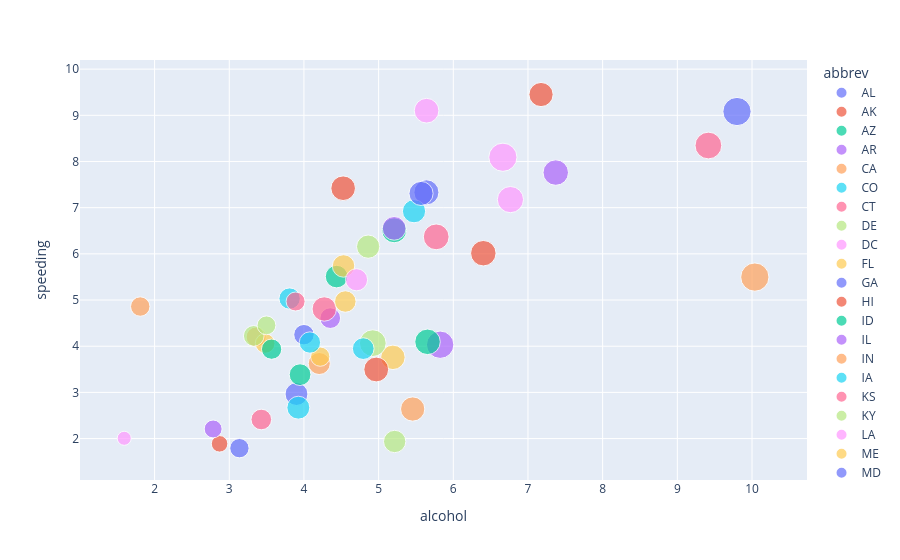

Source (notebook cell):
### Code cell
fig = px.scatter(df, x='alcohol', y='speeding', color='abbrev', size='total')
fig.show()

### Figure 1 — Plotly figure (JSON) as saved in the notebook; plotly's stock layout.template omitted (floating-point values rounded to 4 significant figures)
{"data": [{"hovertemplate": "abbrev=AL<br>alcohol=%{x}<br>speeding=%{y}<br>total=%{marker.size}<extra></extra>", "legendgroup": "AL", "marker": {"color": "#636efa", "size": [18.8], "sizemode": "area", "sizeref": 0.05975, "symbol": "circle"}, "mode": "markers", "name": "AL", "orientation": "v", "showlegend": true, "type": "scatter", "x": [5.64], "xaxis": "x", "y": [7.332], "yaxis": "y"}, {"hovertemplate": "abbrev=AK<br>alcohol=%{x}<br>speeding=%{y}<br>total=%{marker.size}<extra></extra>", "legendgroup": "AK", "marker": {"color": "#EF553B", "size": [18.1], "sizemode": "area", "sizeref": 0.05975, "symbol": "circle"}, "mode": "markers", "name": "AK", "orientation": "v", "showlegend": true, "type": "scatter", "x": [4.525], "xaxis": "x", "y": [7.421], "yaxis": "y"}, {"hovertemplate": "abbrev=AZ<br>alcohol=%{x}<br>speeding=%{y}<br>total=%{marker.size}<extra></extra>", "legendgroup": "AZ", "marker": {"color": "#00cc96", "size": [18.6], "sizemode": "area", "sizeref": 0.05975, "symbol": "circle"}, "mode": "markers", "name": "AZ", "orientation": "v", "showlegend": true, "type": "scatter", "x": [5.208], "xaxis": "x", "y": [6.51], "yaxis": "y"}, {"hovertemplate": "abbrev=AR<br>alcohol=%{x}<br>speeding=%{y}<br>total=%{marker.size}<extra></extra>", "legendgroup": "AR", "marker": {"color": "#ab63fa", "size": [22.4], "sizemode": "area", "sizeref": 0.05975, "symbol": "circle"}, "mode": "markers", "name": "AR", "orientation": "v", "showlegend": true, "type": "scatter", "x": [5.824], "xaxis": "x", "y": [4.032], "yaxis": "y"}, {"hovertemplate": "abbrev=CA<br>alcohol=%{x}<br>speeding=%{y}<br>total=%{marker.size}<extra></extra>", "legendgroup": "CA", "marker": {"color": "#FFA15A", "size": [12.0], "sizemode": "area", "sizeref": 0.05975, "symbol": "circle"}, "mode": "markers", "name": "CA", "orientation": "v", "showlegend": true, "type": "scatter", "x": [3.36], "xaxis": "x", "y": [4.2], "yaxis": "y"}, {"hovertemplate": "abbrev=CO<br>alcohol=%{x}<br>speeding=%{y}<br>total=%{marker.size}<extra></extra>", "legendgroup": "CO", "marker": {"color": "#19d3f3", "size": [13.6], "sizemode": "area", "sizeref": 0.05975, "symbol": "circle"}, "mode": "markers", "name": "CO", "orientation": "v", "showlegend": true, "type": "scatter", "x": [3.808], "xaxis": "x", "y": [5.032], "yaxis": "y"}, {"hovertemplate": "abbrev=CT<br>alcohol=%{x}<br>speeding=%{y}<br>total=%{marker.size}<extra></extra>", "legendgroup": "CT", "marker": {"color": "#FF6692", "size": [10.8], "sizemode": "area", "sizeref": 0.05975, "symbol": "circle"}, "mode": "markers", "name": "CT", "orientation": "v", "showlegend": true, "type": "scatter", "x": [3.888], "xaxis": "x", "y": [4.968], "yaxis": "y"}, {"hovertemplate": "abbrev=DE<br>alcohol=%{x}<br>speeding=%{y}<br>total=%{marker.size}<extra></extra>", "legendgroup": "DE", "marker": {"color": "#B6E880", "size": [16.2], "sizemode": "area", "sizeref": 0.05975, "symbol": "circle"}, "mode": "markers", "name": "DE", "orientation": "v", "showlegend": true, "type": "scatter", "x": [4.86], "xaxis": "x", "y": [6.156], "yaxis": "y"}, {"hovertemplate": "abbrev=DC<br>alcohol=%{x}<br>speeding=%{y}<br>total=%{marker.size}<extra></extra>", "legendgroup": "DC", "marker": {"color": "#FF97FF", "size": [5.9], "sizemode": "area", "sizeref": 0.05975, "symbol": "circle"}, "mode": "markers", "name": "DC", "orientation": "v", "showlegend": true, "type": "scatter", "x": [1.593], "xaxis": "x", "y": [2.006], "yaxis": "y"}, {"hovertemplate": "abbrev=FL<br>alcohol=%{x}<br>speeding=%{y}<br>total=%{marker.size}<extra></extra>", "legendgroup": "FL", "marker": {"color": "#FECB52", "size": [17.9], "sizemode": "area", "sizeref": 0.05975, "symbol": "circle"}, "mode": "markers", "name": "FL", "orientation": "v", "showlegend": true, "type": "scatter", "x": [5.191], "xaxis": "x", "y": [3.759], "yaxis": "y"}, {"hovertemplate": "abbrev=GA<br>alcohol=%{x}<br>speeding=%{y}<br>total=%{marker.size}<extra></extra>", "legendgroup": "GA", "marker": {"color": "#636efa", "size": [15.6], "sizemode": "area", "sizeref": 0.05975, "symbol": "circle"}, "mode": "markers", "name": "GA", "orientation": "v", "showlegend": true, "type": "scatter", "x": [3.9], "xaxis": "x", "y": [2.964], "yaxis": "y"}, {"hovertemplate": "abbrev=HI<br>alcohol=%{x}<br>speeding=%{y}<br>total=%{marker.size}<extra></extra>", "legendgroup": "HI", "marker": {"color": "#EF553B", "size": [17.5], "sizemode": "area", "sizeref": 0.05975, "symbol": "circle"}, "mode": "markers", "name": "HI", "orientation": "v", "showlegend": true, "type": "scatter", "x": [7.175], "xaxis": "x", "y": [9.45], "yaxis": "y"}, {"hovertemplate": "abbrev=ID<br>alcohol=%{x}<br>speeding=%{y}<br>total=%{marker.size}<extra></extra>", "legendgroup": "ID", "marker": {"color": "#00cc96", "size": [15.3], "sizemode": "area", "sizeref": 0.05975, "symbol": "circle"}, "mode": "markers", "name": "ID", "orientation": "v", "showlegend": true, "type": "scatter", "x": [4.437], "xaxis": "x", "y": [5.508], "yaxis": "y"}, {"hovertemplate": "abbrev=IL<br>alcohol=%{x}<br>speeding=%{y}<br>total=%{marker.size}<extra></extra>", "legendgroup": "IL", "marker": {"color": "#ab63fa", "size": [12.8], "sizemode": "area", "sizeref": 0.05975, "symbol": "circle"}, "mode": "markers", "name": "IL", "orientation": "v", "showlegend": true, "type": "scatter", "x": [4.352], "xaxis": "x", "y": [4.608], "yaxis": "y"}, {"hovertemplate": "abbrev=IN<br>alcohol=%{x}<br>speeding=%{y}<br>total=%{marker.size}<extra></extra>", "legendgroup": "IN", "marker": {"color": "#FFA15A", "size": [14.5], "sizemode": "area", "sizeref": 0.05975, "symbol": "circle"}, "mode": "markers", "name": "IN", "orientation": "v", "showlegend": true, "type": "scatter", "x": [4.205], "xaxis": "x", "y": [3.625], "yaxis": "y"}, {"hovertemplate": "abbrev=IA<br>alcohol=%{x}<br>speeding=%{y}<br>total=%{marker.size}<extra></extra>", "legendgroup": "IA", "marker": {"color": "#19d3f3", "size": [15.7], "sizemode": "area", "sizeref": 0.05975, "symbol": "circle"}, "mode": "markers", "name": "IA", "orientation": "v", "showlegend": true, "type": "scatter", "x": [3.925], "xaxis": "x", "y": [2.669], "yaxis": "y"}, {"hovertemplate": "abbrev=KS<br>alcohol=%{x}<br>speeding=%{y}<br>total=%{marker.size}<extra></extra>", "legendgroup": "KS", "marker": {"color": "#FF6692", "size": [17.8], "sizemode": "area", "sizeref": 0.05975, "symbol": "circle"}, "mode": "markers", "name": "KS", "orientation": "v", "showlegend": true, "type": "scatter", "x": [4.272], "xaxis": "x", "y": [4.806], "yaxis": "y"}, {"hovertemplate": "abbrev=KY<br>alcohol=%{x}<br>speeding=%{y}<br>total=%{marker.size}<extra></extra>", "legendgroup": "KY", "marker": {"color": "#B6E880", "size": [21.4], "sizemode": "area", "sizeref": 0.05975, "symbol": "circle"}, "mode": "markers", "name": "KY", "orientation": "v", "showlegend": true, "type": "scatter", "x": [4.922], "xaxis": "x", "y": [4.066], "yaxis": "y"}, {"hovertemplate": "abbrev=LA<br>alcohol=%{x}<br>speeding=%{y}<br>total=%{marker.size}<extra></extra>", "legendgroup": "LA", "marker": {"color": "#FF97FF", "size": [20.5], "sizemode": "area", "sizeref": 0.05975, "symbol": "circle"}, "mode": "markers", "name": "LA", "orientation": "v", "showlegend": true, "type": "scatter", "x": [6.765], "xaxis": "x", "y": [7.175], "yaxis": "y"}, {"hovertemplate": "abbrev=ME<br>alcohol=%{x}<br>speeding=%{y}<br>total=%{marker.size}<extra></extra>", "legendgroup": "ME", "marker": {"color": "#FECB52", "size": [15.1], "sizemode": "area", "sizeref": 0.05975, "symbol": "circle"}, "mode": "markers", "name": "ME", "orientation": "v", "showlegend": true, "type": "scatter", "x": [4.53], "xaxis": "x", "y": [5.738], "yaxis": "y"}, {"hovertemplate": "abbrev=MD<br>alcohol=%{x}<br>speeding=%{y}<br>total=%{marker.size}<extra></extra>", "legendgroup": "MD", "marker": {"color": "#636efa", "size": [12.5], "sizemode": "area", "sizeref": 0.05975, "symbol": "circle"}, "mode": "markers", "name": "MD", "orientation": "v", "showlegend": true, "type": "scatter", "x": [4.0], "xaxis": "x", "y": [4.25], "yaxis": "y"}, {"hovertemplate": "abbrev=MA<br>alcohol=%{x}<br>speeding=%{y}<br>total=%{marker.size}<extra></extra>", "legendgroup": "MA", "marker": {"color": "#EF553B", "size": [8.2], "sizemode": "area", "sizeref": 0.05975, "symbol": "circle"}, "mode": "markers", "name": "MA", "orientation": "v", "showlegend": true, "type": "scatter", "x": [2.87], "xaxis": "x", "y": [1.886], "yaxis": "y"}, {"hovertemplate": "abbrev=MI<br>alcohol=%{x}<br>speeding=%{y}<br>total=%{marker.size}<extra></extra>", "legendgroup": "MI", "marker": {"color": "#00cc96", "size": [14.1], "sizemode": "area", "sizeref": 0.05975, "symbol": "circle"}, "mode": "markers", "name": "MI", "orientation": "v", "showlegend": true, "type": "scatter", "x": [3.948], "xaxis": "x", "y": [3.384], "yaxis": "y"}, {"hovertemplate": "abbrev=MN<br>alcohol=%{x}<br>speeding=%{y}<br>total=%{marker.size}<extra></extra>", "legendgroup": "MN", "marker": {"color": "#ab63fa", "size": [9.6], "sizemode": "area", "sizeref": 0.05975, "symbol": "circle"}, "mode": "markers", "name": "MN", "orientation": "v", "showlegend": true, "type": "scatter", "x": [2.784], "xaxis": "x", "y": [2.208], "yaxis": "y"}, {"hovertemplate": "abbrev=MS<br>alcohol=%{x}<br>speeding=%{y}<br>total=%{marker.size}<extra></extra>", "legendgroup": "MS", "marker": {"color": "#FFA15A", "size": [17.6], "sizemode": "area", "sizeref": 0.05975, "symbol": "circle"}, "mode": "markers", "name": "MS", "orientation": "v", "showlegend": true, "type": "scatter", "x": [5.456], "xaxis": "x", "y": [2.64], "yaxis": "y"}, {"hovertemplate": "abbrev=MO<br>alcohol=%{x}<br>speeding=%{y}<br>total=%{marker.size}<extra></extra>", "legendgroup": "MO", "marker": {"color": "#19d3f3", "size": [16.1], "sizemode": "area", "sizeref": 0.05975, "symbol": "circle"}, "mode": "markers", "name": "MO", "orientation": "v", "showlegend": true, "type": "scatter", "x": [5.474], "xaxis": "x", "y": [6.923], "yaxis": "y"}, {"hovertemplate": "abbrev=MT<br>alcohol=%{x}<br>speeding=%{y}<br>total=%{marker.size}<extra></extra>", "legendgroup": "MT", "marker": {"color": "#FF6692", "size": [21.4], "sizemode": "area", "sizeref": 0.05975, "symbol": "circle"}, "mode": "markers", "name": "MT", "orientation": "v", "showlegend": true, "type": "scatter", "x": [9.416], "xaxis": "x", "y": [8.346], "yaxis": "y"}, {"hovertemplate": "abbrev=NE<br>alcohol=%{x}<br>speeding=%{y}<br>total=%{marker.size}<extra></extra>", "legendgroup": "NE", "marker": {"color": "#B6E880", "size": [14.9], "sizemode": "area", "sizeref": 0.05975, "symbol": "circle"}, "mode": "markers", "name": "NE", "orientation": "v", "showlegend": true, "type": "scatter", "x": [5.215], "xaxis": "x", "y": [1.937], "yaxis": "y"}, {"hovertemplate": "abbrev=NV<br>alcohol=%{x}<br>speeding=%{y}<br>total=%{marker.size}<extra></extra>", "legendgroup": "NV", "marker": {"color": "#FF97FF", "size": [14.7], "sizemode": "area", "sizeref": 0.05975, "symbol": "circle"}, "mode": "markers", "name": "NV", "orientation": "v", "showlegend": true, "type": "scatter", "x": [4.704], "xaxis": "x", "y": [5.439], "yaxis": "y"}, {"hovertemplate": "abbrev=NH<br>alcohol=%{x}<br>speeding=%{y}<br>total=%{marker.size}<extra></extra>", "legendgroup": "NH", "marker": {"color": "#FECB52", "size": [11.6], "sizemode": "area", "sizeref": 0.05975, "symbol": "circle"}, "mode": "markers", "name": "NH", "orientation": "v", "showlegend": true, "type": "scatter", "x": [3.48], "xaxis": "x", "y": [4.06], "yaxis": "y"}, {"hovertemplate": "abbrev=NJ<br>alcohol=%{x}<br>speeding=%{y}<br>total=%{marker.size}<extra></extra>", "legendgroup": "NJ", "marker": {"color": "#636efa", "size": [11.2], "sizemode": "area", "sizeref": 0.05975, "symbol": "circle"}, "mode": "markers", "name": "NJ", "orientation": "v", "showlegend": true, "type": "scatter", "x": [3.136], "xaxis": "x", "y": [1.792], "yaxis": "y"}, {"hovertemplate": "abbrev=NM<br>alcohol=%{x}<br>speeding=%{y}<br>total=%{marker.size}<extra></extra>", "legendgroup": "NM", "marker": {"color": "#EF553B", "size": [18.4], "sizemode": "area", "sizeref": 0.05975, "symbol": "circle"}, "mode": "markers", "name": "NM", "orientation": "v", "showlegend": true, "type": "scatter", "x": [4.968], "xaxis": "x", "y": [3.496], "yaxis": "y"}, {"hovertemplate": "abbrev=NY<br>alcohol=%{x}<br>speeding=%{y}<br>total=%{marker.size}<extra></extra>", "legendgroup": "NY", "marker": {"color": "#00cc96", "size": [12.3], "sizemode": "area", "sizeref": 0.05975, "symbol": "circle"}, "mode": "markers", "name": "NY", "orientation": "v", "showlegend": true, "type": "scatter", "x": [3.567], "xaxis": "x", "y": [3.936], "yaxis": "y"}, {"hovertemplate": "abbrev=NC<br>alcohol=%{x}<br>speeding=%{y}<br>total=%{marker.size}<extra></extra>", "legendgroup": "NC", "marker": {"color": "#ab63fa", "size": [16.8], "sizemode": "area", "sizeref": 0.05975, "symbol": "circle"}, "mode": "markers", "name": "NC", "orientation": "v", "showlegend": true, "type": "scatter", "x": [5.208], "xaxis": "x", "y": [6.552], "yaxis": "y"}, {"hovertemplate": "abbrev=ND<br>alcohol=%{x}<br>speeding=%{y}<br>total=%{marker.size}<extra></extra>", "legendgroup": "ND", "marker": {"color": "#FFA15A", "size": [23.9], "sizemode": "area", "sizeref": 0.05975, "symbol": "circle"}, "mode": "markers", "name": "ND", "orientation": "v", "showlegend": true, "type": "scatter", "x": [10.04], "xaxis": "x", "y": [5.497], "yaxis": "y"}, {"hovertemplate": "abbrev=OH<br>alcohol=%{x}<br>speeding=%{y}<br>total=%{marker.size}<extra></extra>", "legendgroup": "OH", "marker": {"color": "#19d3f3", "size": [14.1], "sizemode": "area", "sizeref": 0.05975, "symbol": "circle"}, "mode": "markers", "name": "OH", "orientation": "v", "showlegend": true, "type": "scatter", "x": [4.794], "xaxis": "x", "y": [3.948], "yaxis": "y"}, {"hovertemplate": "abbrev=OK<br>alcohol=%{x}<br>speeding=%{y}<br>total=%{marker.size}<extra></extra>", "legendgroup": "OK", "marker": {"color": "#FF6692", "size": [19.9], "sizemode": "area", "sizeref": 0.05975, "symbol": "circle"}, "mode": "markers", "name": "OK", "orientation": "v", "showlegend": true, "type": "scatter", "x": [5.771], "xaxis": "x", "y": [6.368], "yaxis": "y"}, {"hovertemplate": "abbrev=OR<br>alcohol=%{x}<br>speeding=%{y}<br>total=%{marker.size}<extra></extra>", "legendgroup": "OR", "marker": {"color": "#B6E880", "size": [12.8], "sizemode": "area", "sizeref": 0.05975, "symbol": "circle"}, "mode": "markers", "name": "OR", "orientation": "v", "showlegend": true, "type": "scatter", "x": [3.328], "xaxis": "x", "y": [4.224], "yaxis": "y"}, {"hovertemplate": "abbrev=PA<br>alcohol=%{x}<br>speeding=%{y}<br>total=%{marker.size}<extra></extra>", "legendgroup": "PA", "marker": {"color": "#FF97FF", "size": [18.2], "sizemode": "area", "sizeref": 0.05975, "symbol": "circle"}, "mode": "markers", "name": "PA", "orientation": "v", "showlegend": true, "type": "scatter", "x": [5.642], "xaxis": "x", "y": [9.1], "yaxis": "y"}, {"hovertemplate": "abbrev=RI<br>alcohol=%{x}<br>speeding=%{y}<br>total=%{marker.size}<extra></extra>", "legendgroup": "RI", "marker": {"color": "#FECB52", "size": [11.1], "sizemode": "area", "sizeref": 0.05975, "symbol": "circle"}, "mode": "markers", "name": "RI", "orientation": "v", "showlegend": true, "type": "scatter", "x": [4.218], "xaxis": "x", "y": [3.774], "yaxis": "y"}, {"hovertemplate": "abbrev=SC<br>alcohol=%{x}<br>speeding=%{y}<br>total=%{marker.size}<extra></extra>", "legendgroup": "SC", "marker": {"color": "#636efa", "size": [23.9], "sizemode": "area", "sizeref": 0.05975, "symbol": "circle"}, "mode": "markers", "name": "SC", "orientation": "v", "showlegend": true, "type": "scatter", "x": [9.799], "xaxis": "x", "y": [9.082], "yaxis": "y"}, {"hovertemplate": "abbrev=SD<br>alcohol=%{x}<br>speeding=%{y}<br>total=%{marker.size}<extra></extra>", "legendgroup": "SD", "marker": {"color": "#EF553B", "size": [19.4], "sizemode": "area", "sizeref": 0.05975, "symbol": "circle"}, "mode": "markers", "name": "SD", "orientation": "v", "showlegend": true, "type": "scatter", "x": [6.402], "xaxis": "x", "y": [6.014], "yaxis": "y"}, {"hovertemplate": "abbrev=TN<br>alcohol=%{x}<br>speeding=%{y}<br>total=%{marker.size}<extra></extra>", "legendgroup": "TN", "marker": {"color": "#00cc96", "size": [19.5], "sizemode": "area", "sizeref": 0.05975, "symbol": "circle"}, "mode": "markers", "name": "TN", "orientation": "v", "showlegend": true, "type": "scatter", "x": [5.655], "xaxis": "x", "y": [4.095], "yaxis": "y"}, {"hovertemplate": "abbrev=TX<br>alcohol=%{x}<br>speeding=%{y}<br>total=%{marker.size}<extra></extra>", "legendgroup": "TX", "marker": {"color": "#ab63fa", "size": [19.4], "sizemode": "area", "sizeref": 0.05975, "symbol": "circle"}, "mode": "markers", "name": "TX", "orientation": "v", "showlegend": true, "type": "scatter", "x": [7.372], "xaxis": "x", "y": [7.76], "yaxis": "y"}, {"hovertemplate": "abbrev=UT<br>alcohol=%{x}<br>speeding=%{y}<br>total=%{marker.size}<extra></extra>", "legendgroup": "UT", "marker": {"color": "#FFA15A", "size": [11.3], "sizemode": "area", "sizeref": 0.05975, "symbol": "circle"}, "mode": "markers", "name": "UT", "orientation": "v", "showlegend": true, "type": "scatter", "x": [1.808], "xaxis": "x", "y": [4.859], "yaxis": "y"}, {"hovertemplate": "abbrev=VT<br>alcohol=%{x}<br>speeding=%{y}<br>total=%{marker.size}<extra></extra>", "legendgroup": "VT", "marker": {"color": "#19d3f3", "size": [13.6], "sizemode": "area", "sizeref": 0.05975, "symbol": "circle"}, "mode": "markers", "name": "VT", "orientation": "v", "showlegend": true, "type": "scatter", "x": [4.08], "xaxis": "x", "y": [4.08], "yaxis": "y"}, {"hovertemplate": "abbrev=VA<br>alcohol=%{x}<br>speeding=%{y}<br>total=%{marker.size}<extra></extra>", "legendgroup": "VA", "marker": {"color": "#FF6692", "size": [12.7], "sizemode": "area", "sizeref": 0.05975, "symbol": "circle"}, "mode": "markers", "name": "VA", "orientation": "v", "showlegend": true, "type": "scatter", "x": [3.429], "xaxis": "x", "y": [2.413], "yaxis": "y"}, {"hovertemplate": "abbrev=WA<br>alcohol=%{x}<br>speeding=%{y}<br>total=%{marker.size}<extra></extra>", "legendgroup": "WA", "marker": {"color": "#B6E880", "size": [10.6], "sizemode": "area", "sizeref": 0.05975, "symbol": "circle"}, "mode": "markers", "name": "WA", "orientation": "v", "showlegend": true, "type": "scatter", "x": [3.498], "xaxis": "x", "y": [4.452], "yaxis": "y"}, {"hovertemplate": "abbrev=WV<br>alcohol=%{x}<br>speeding=%{y}<br>total=%{marker.size}<extra></extra>", "legendgroup": "WV", "marker": {"color": "#FF97FF", "size": [23.8], "sizemode": "area", "sizeref": 0.05975, "symbol": "circle"}, "mode": "markers", "name": "WV", "orientation": "v", "showlegend": true, "type": "scatter", "x": [6.664], "xaxis": "x", "y": [8.092], "yaxis": "y"}, {"hovertemplate": "abbrev=WI<br>alcohol=%{x}<br>speeding=%{y}<br>total=%{marker.size}<extra></extra>", "legendgroup": "WI", "marker": {"color": "#FECB52", "size": [13.8], "sizemode": "area", "sizeref": 0.05975, "symbol": "circle"}, "mode": "markers", "name": "WI", "orientation": "v", "showlegend": true, "type": "scatter", "x": [4.554], "xaxis": "x", "y": [4.968], "yaxis": "y"}, {"hovertemplate": "abbrev=WY<br>alcohol=%{x}<br>speeding=%{y}<br>total=%{marker.size}<extra></extra>", "legendgroup": "WY", "marker": {"color": "#636efa", "size": [17.4], "sizemode": "area", "sizeref": 0.05975, "symbol": "circle"}, "mode": "markers", "name": "WY", "orientation": "v", "showlegend": true, "type": "scatter", "x": [5.568], "xaxis": "x", "y": [7.308], "yaxis": "y"}], "layout": {"legend": {"itemsizing": "constant", "title": {"text": "abbrev"}, "tracegroupgap": 0}, "margin": {"t": 60}, "xaxis": {"anchor": "y", "domain": [0, 1], "title": {"text": "alcohol"}}, "yaxis": {"anchor": "x", "domain": [0, 1], "title": {"text": "speeding"}}}}
